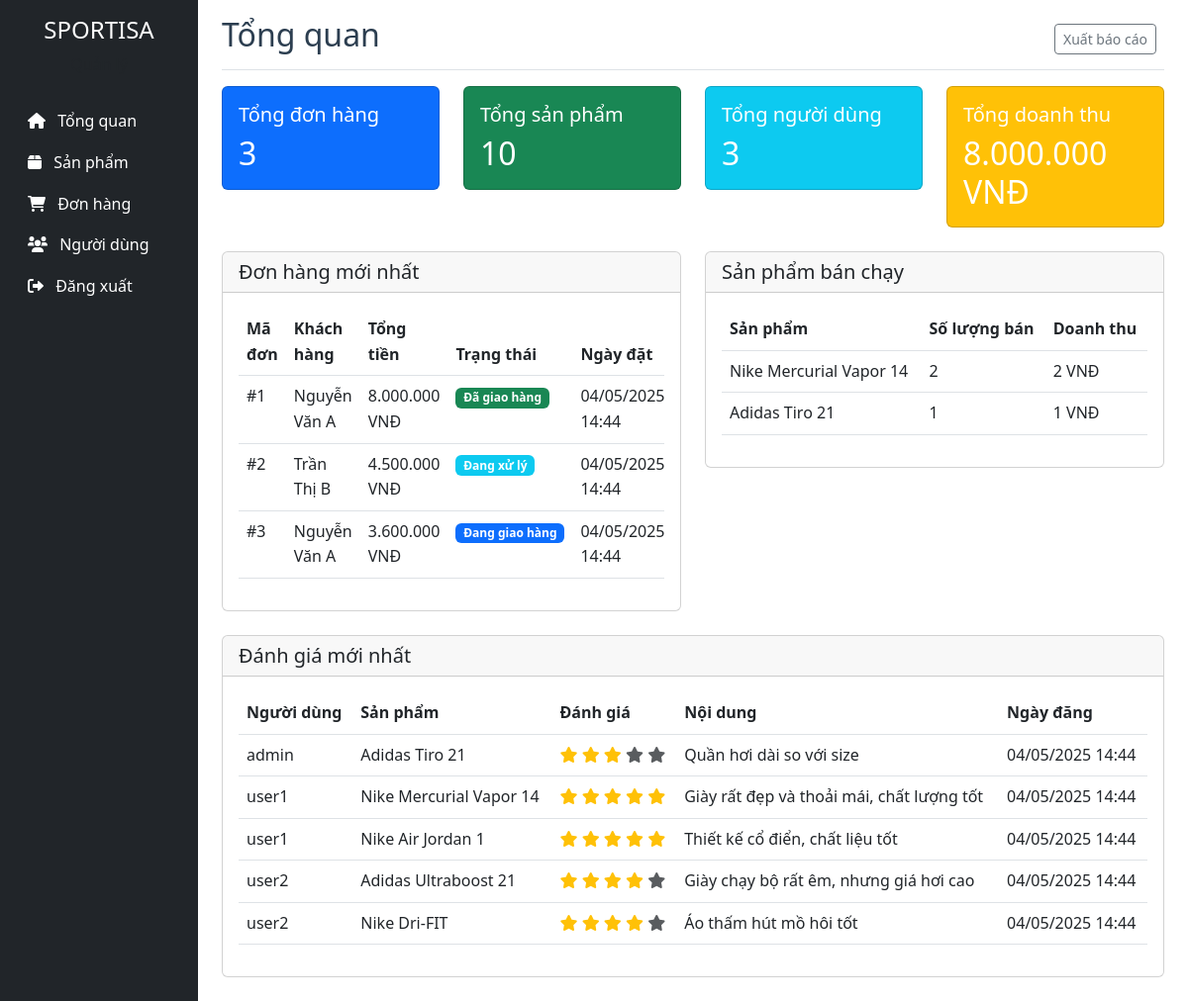
/admin/index.php (signed in), run on the app's committed database.
### tables this page shows
CREATE TABLE orders (
    id INT PRIMARY KEY AUTO_INCREMENT,
    user_id INT NOT NULL,
    total_amount DECIMAL(10,2) NOT NULL,
    shipping_address TEXT NOT NULL,
    shipping_phone VARCHAR(20) NOT NULL,
    shipping_name VARCHAR(100) NOT NULL,
    payment_method ENUM('cod', 'bank_transfer', 'credit_card') NOT NULL,
    status ENUM('pending', 'processing', 'shipped', 'delivered', 'cancelled') DEFAULT 'pending',
    notes TEXT,
    created_at TIMESTAMP DEFAULT CURRENT_TIMESTAMP,
    updated_at TIMESTAMP DEFAULT CURRENT_TIMESTAMP ON UPDATE CURRENT_TIMESTAMP,
    FOREIGN KEY (user_id) REFERENCES users(id)
);

CREATE TABLE users (
    id INT PRIMARY KEY AUTO_INCREMENT,
    username VARCHAR(50) NOT NULL UNIQUE,
    email VARCHAR(100) NOT NULL UNIQUE,
    password VARCHAR(255) NOT NULL,
    full_name VARCHAR(100) NOT NULL,
    phone VARCHAR(20),
    address TEXT,
    role ENUM('admin', 'user') DEFAULT 'user',
    status ENUM('active', 'inactive') DEFAULT 'active',
    created_at TIMESTAMP DEFAULT CURRENT_TIMESTAMP,
    updated_at TIMESTAMP DEFAULT CURRENT_TIMESTAMP ON UPDATE CURRENT_TIMESTAMP
);

CREATE TABLE reviews (
    id INT PRIMARY KEY AUTO_INCREMENT,
    user_id INT NOT NULL,
    product_id INT NOT NULL,
    rating INT NOT NULL CHECK (rating >= 1 AND rating <= 5),
    comment TEXT,
    status ENUM('pending', 'approved', 'rejected') DEFAULT 'pending',
    created_at TIMESTAMP DEFAULT CURRENT_TIMESTAMP,
    updated_at TIMESTAMP DEFAULT CURRENT_TIMESTAMP ON UPDATE CURRENT_TIMESTAMP,
    FOREIGN KEY (user_id) REFERENCES users(id),
    FOREIGN KEY (product_id) REFERENCES products(id) ON DELETE CASCADE
);

CREATE TABLE products (
    id INT PRIMARY KEY AUTO_INCREMENT,
    name VARCHAR(255) NOT NULL,
    slug VARCHAR(255) NOT NULL UNIQUE,
    description TEXT,
    price DECIMAL(10,2) NOT NULL,
    sale_price DECIMAL(10,2),
    stock INT NOT NULL DEFAULT 0,
    image VARCHAR(255),
    category_id INT,
    brand_id INT,
    status ENUM('active', 'inactive') DEFAULT 'active',
    featured BOOLEAN DEFAULT FALSE,
    created_at TIMESTAMP DEFAULT CURRENT_TIMESTAMP,
    updated_at TIMESTAMP DEFAULT CURRENT_TIMESTAMP ON UPDATE CURRENT_TIMESTAMP,
    FOREIGN KEY (category_id) REFERENCES categories(id) ON DELETE SET NULL,
    FOREIGN KEY (brand_id) REFERENCES brands(id) ON DELETE SET NULL
);

### admin/index.php (the view, shortened to what this page needs)
<?php
include '../config/database.php';
try {
    $stmt = $conn->query("SELECT COUNT(*) FROM orders");
    $total_orders = $stmt->fetchColumn();
    $stmt = $conn->query("SELECT COUNT(*) FROM products");
    $total_products = $stmt->fetchColumn();
    $stmt = $conn->query("SELECT COUNT(*) FROM users WHERE role = 'user'");
    $total_users = $stmt->fetchColumn();
    $stmt = $conn->query("SELECT SUM(total_amount) FROM orders WHERE status = 'delivered'");
    $total_revenue = $stmt->fetchColumn();
    $stmt = $conn->query("SELECT o.*, u.username, u.full_name
                         FROM orders o
                         JOIN users u ON o.user_id = u.id
                         ORDER BY o.created_at DESC
                         LIMIT 5");
    $recent_orders = $stmt->fetchAll(PDO::FETCH_ASSOC);
    $stmt = $conn->query("SELECT p.name, p.image, COUNT(oi.id) as total_sold, SUM(oi.quantity) as total_quantity
                         FROM products p
                         JOIN order_items oi ON p.id = oi.product_id
                         JOIN orders o ON oi.order_id = o.id
                         WHERE o.status = 'delivered'
                         GROUP BY p.id
                         ORDER BY total_quantity DESC
                         LIMIT 5");
    $top_products = $stmt->fetchAll(PDO::FETCH_ASSOC);
    $stmt = $conn->query("SELECT r.*, u.username, p.name as product_name
                         FROM reviews r
                         JOIN users u ON r.user_id = u.id
                         JOIN products p ON r.product_id = p.id
                         ORDER BY r.created_at DESC
                         LIMIT 5");
    $recent_reviews = $stmt->fetchAll(PDO::FETCH_ASSOC);
} catch(PDOException $e) {
    $error = 'Có lỗi xảy ra: ' . $e->getMessage();
}
?>
<!DOCTYPE html>
<html lang="vi">
<head>
    <link href="https://cdn.jsdelivr.net/npm/bootstrap@5.3.0/dist/css/bootstrap.min.css" rel="stylesheet">
    <link href="https://cdnjs.cloudflare.com/ajax/libs/font-awesome/6.0.0/css/all.min.css" rel="stylesheet">
    <link href="../css/style.css" rel="stylesheet">
</head>
<body>
    <div class="container-fluid">
        <div class="row">
            <div class="col-md-3 col-lg-2 d-md-block bg-dark sidebar collapse">
                <div class="position-sticky pt-3">
                    <div class="text-center mb-4">
                        <h4 class="text-white">SPORTISA</h4>
                        <p class="text-muted">Quản lý</p>
                    </div>
                    <ul class="nav flex-column">
                        <li class="nav-item">
                            <a class="nav-link active text-white" href="index.php">
                                <i class="fas fa-home me-2"></i> Tổng quan
                            </a>
                        </li>
                        <li class="nav-item">
                            <a class="nav-link text-white" href="products.php">
                                <i class="fas fa-box me-2"></i> Sản phẩm
                            </a>
                        </li>
                        <li class="nav-item">
                            <a class="nav-link text-white" href="orders.php">
                                <i class="fas fa-shopping-cart me-2"></i> Đơn hàng
                            </a>
                        </li>
                        <li class="nav-item">
                            <a class="nav-link text-white" href="users.php">
                                <i class="fas fa-users me-2"></i> Người dùng
                            </a>
                        </li>
                        <li class="nav-item">
                            <a class="nav-link text-white" href="../logout.php">
                                <i class="fas fa-sign-out-alt me-2"></i> Đăng xuất
                            </a>
                        </li>
                    </ul>
                </div>
            </div>
            <div class="col-md-9 ms-sm-auto col-lg-10 px-md-4">
                <div class="d-flex justify-content-between flex-wrap flex-md-nowrap align-items-center pt-3 pb-2 mb-3 border-bottom">
                    <h1 class="h2">Tổng quan</h1>
                    <div class="btn-toolbar mb-2 mb-md-0">
                        <div class="btn-group me-2">
                            <button type="button" class="btn btn-sm btn-outline-secondary">Xuất báo cáo</button>
                        </div>
                    </div>
                </div>
                <div class="row">
                    <div class="col-md-3 mb-4">
                        <div class="card bg-primary text-white">
                            <div class="card-body">
                                <h5 class="card-title">Tổng đơn hàng</h5>
                                <h2 class="card-text"><?php echo number_format($total_orders); ?></h2>
                            </div>
                        </div>
                    </div>
                    <div class="col-md-3 mb-4">
                        <div class="card bg-success text-white">
                            <div class="card-body">
                                <h5 class="card-title">Tổng sản phẩm</h5>
                                <h2 class="card-text"><?php echo number_format($total_products); ?></h2>
                            </div>
                        </div>
                    </div>
                    <div class="col-md-3 mb-4">
                        <div class="card bg-info text-white">
                            <div class="card-body">
                                <h5 class="card-title">Tổng người dùng</h5>
                                <h2 class="card-text"><?php echo number_format($total_users); ?></h2>
                            </div>
                        </div>
                    </div>
                    <div class="col-md-3 mb-4">
                        <div class="card bg-warning text-white">
                            <div class="card-body">
                                <h5 class="card-title">Tổng doanh thu</h5>
                                <h2 class="card-text"><?php echo number_format($total_revenue, 0, ',', '.'); ?> VNĐ</h2>
                            </div>
                        </div>
                    </div>
                </div>
                <div class="row">
                    <div class="col-md-6 mb-4">
                        <div class="card">
                            <div class="card-header">
                                <h5 class="mb-0">Đơn hàng mới nhất</h5>
                            </div>
                            <div class="card-body">
                                <div class="table-responsive">
                                    <table class="table table-hover">
                                        <thead>
                                            <tr>
                                                <th>Mã đơn</th>
                                                <th>Khách hàng</th>
                                                <th>Tổng tiền</th>
                                                <th>Trạng thái</th>
                                                <th>Ngày đặt</th>
                                            </tr>
                                        </thead>
                                        <tbody>
                                            <?php foreach ($recent_orders as $order): ?>
                                                <tr>
                                                    <td>#<?php echo $order['id']; ?></td>
                                                    <td><?php echo htmlspecialchars($order['full_name']); ?></td>
                                                    <td><?php echo number_format($order['total_amount'], 0, ',', '.'); ?> VNĐ</td>
                                                    <td>
                                                        <?php
                                                        $status_class = '';
                                                        switch ($order['status']) {
                                                            case 'processing':
                                                                $status_class = 'info';
                                                                $status_text = 'Đang xử lý';
                                                                break;
                                                            case 'shipped':
                                                                $status_class = 'primary';
                                                                $status_text = 'Đang giao hàng';
                                                                break;
                                                            case 'delivered':
                                                                $status_class = 'success';
                                                                $status_text = 'Đã giao hàng';
                                                                break;
                                                        }
                                                        ?>
                                                        <span class="badge bg-<?php echo $status_class; ?>">
                                                            <?php echo $status_text; ?>
                                                        </span>
                                                    </td>
                                                    <td><?php echo date('d/m/Y H:i', strtotime($order['created_at'])); ?></td>
                                                </tr>
                                            <?php endforeach; ?>
                                        </tbody>
                                    </table>
                                </div>
                            </div>
                        </div>
                    </div>
                    <div class="col-md-6 mb-4">
                        <div class="card">
                            <div class="card-header">
                                <h5 class="mb-0">Sản phẩm bán chạy</h5>
                            </div>
                            <div class="card-body">
                                <div class="table-responsive">
                                    <table class="table table-hover">
                                        <thead>
                                            <tr>
                                                <th>Sản phẩm</th>
                                                <th>Số lượng bán</th>
                                                <th>Doanh thu</th>
                                            </tr>
                                        </thead>
                                        <tbody>
                                            <?php foreach ($top_products as $product): ?>
                                                <tr>
                                                    <td>
                                                        <div class="d-flex align-items-center">
                                                            <?php echo htmlspecialchars($product['name']); ?>
                                                        </div>
                                                    </td>
                                                    <td><?php echo number_format($product['total_quantity']); ?></td>
                                                    <td><?php echo number_format($product['total_sold'] * $product['total_quantity'], 0, ',', '.'); ?> VNĐ</td>
                                                </tr>
                                            <?php endforeach; ?>
                                        </tbody>
                                    </table>
                                </div>
                            </div>
                        </div>
                    </div>
                </div>
                <div class="card mb-4">
                    <div class="card-header">
                        <h5 class="mb-0">Đánh giá mới nhất</h5>
                    </div>
                    <div class="card-body">
                        <div class="table-responsive">
                            <table class="table table-hover">
                                <thead>
                                    <tr>
                                        <th>Người dùng</th>
                                        <th>Sản phẩm</th>
                                        <th>Đánh giá</th>
                                        <th>Nội dung</th>
                                        <th>Ngày đăng</th>
                                    </tr>
                                </thead>
                                <tbody>
                                    <?php foreach ($recent_reviews as $review): ?>
                                        <tr>
                                            <td><?php echo htmlspecialchars($review['username']); ?></td>
                                            <td><?php echo htmlspecialchars($review['product_name']); ?></td>
                                            <td>
                                                <?php for ($i = 1; $i <= 5; $i++): ?>
                                                    <i class="fas fa-star <?php echo $i <= $review['rating'] ? 'text-warning' : 'text-muted'; ?>"></i>
                                                <?php endfor; ?>
                                            </td>
                                            <td><?php echo htmlspecialchars($review['comment']); ?></td>
                                            <td><?php echo date('d/m/Y H:i', strtotime($review['created_at'])); ?></td>
                                        </tr>
                                    <?php endforeach; ?>
                                </tbody>
                            </table>
                        </div>
                    </div>
                </div>
            </div>
        </div>
    </div>
</body>
</html>

### css/style.css (style rules this page uses)
:root { --primary-color: #2c3e50; --secondary-color: #3498db; --accent-color: #e74c3c; --light-color: #ecf0f1; --dark-color: #2c3e50; }
body { font-family: 'Segoe UI', Tahoma, Geneva, Verdana, sans-serif; line-height: 1.6; color: var(--dark-color); }
.nav-link { color: white !important; transition: color 0.3s; }

### data on the page
orders: id "1", user.full_name "Nguyễn Văn A", total_amount "8.000.000", status "Đã giao hàng", created_at "04/05/2025 14:44"
orders: id "2", user.full_name "Trần Thị B", total_amount "4.500.000", status "Đang xử lý", created_at "04/05/2025 14:44"
orders: id "3", user.full_name "Nguyễn Văn A", total_amount "3.600.000", status "Đang giao hàng", created_at "04/05/2025 14:44"
reviews: user.username "admin", product.name "Adidas Tiro 21", rating 3 (drawn), comment "Quần hơi dài so với size", created_at "04/05/2025 14:44"
reviews: user.username "user1", product.name "Nike Mercurial Vapor 14", rating 5 (drawn), comment "Giày rất đẹp và thoải mái, chất lượng tốt", created_at "04/05/2025 14:44"
reviews: user.username "user1", product.name "Nike Air Jordan 1", rating 5 (drawn), comment "Thiết kế cổ điển, chất liệu tốt", created_at "04/05/2025 14:44"
reviews: user.username "user2", product.name "Adidas Ultraboost 21", rating 4 (drawn), comment "Giày chạy bộ rất êm, nhưng giá hơi cao", created_at "04/05/2025 14:44"
reviews: user.username "user2", product.name "Nike Dri-FIT", rating 4 (drawn), comment "Áo thấm hút mồ hôi tốt", created_at "04/05/2025 14:44"

### other printed values
$total_orders "3"
$total_products "10"
$total_users "3"
$total_revenue "8.000.000"
$product['name'] "Nike Mercurial Vapor 14"
$product['total_quantity'] "2"
$product['total_sold'] * $product['total_quantity'] "2"
$product['name'] "Adidas Tiro 21"
$product['total_quantity'] "1"
$product['total_sold'] * $product['total_quantity'] "1"
